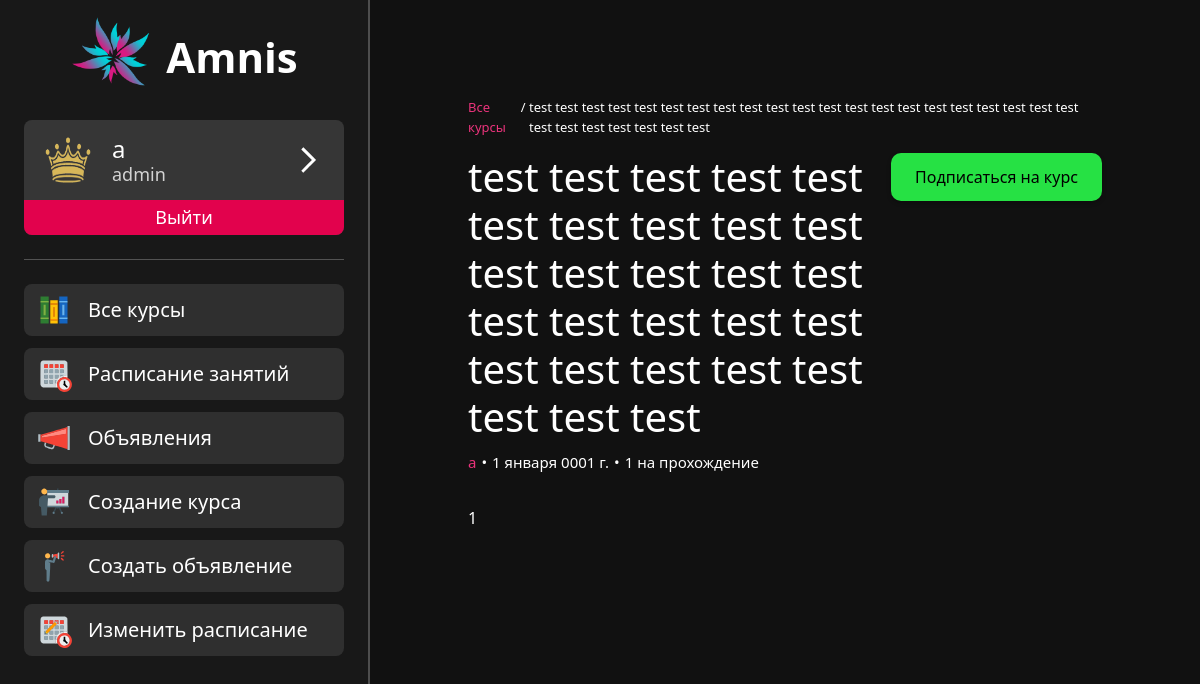
The app's page /course/1 (signed in) with its own data.
### main/models.py (models this page shows, shortened)
class ProfileInfo(models.Model):
    class Meta:
        verbose_name = "Профиль"
        verbose_name_plural = "Профили"
    names = ["id", "Логин", "Имя", "Фамилия", "Город", "Email", "BIO", "Фото"]
    login = models.CharField("Login", max_length=150)
    name = models.CharField("Name", max_length=50)
    surname = models.CharField("Surname", max_length=50)
    city = models.CharField("City", max_length=50)
    email = models.EmailField("Email", max_length=50)
    bio = models.CharField("Bio", max_length=300)
    avatar = models.ImageField("Avatar", upload_to='avatars')
    course = models.ManyToManyField(Course)

class Course(models.Model):
    title = models.CharField('Title', max_length=250)
    course_image = models.ImageField('Course image', upload_to="photo_files", null=True, blank=True)
    author_id = models.ForeignKey(User, blank=True, on_delete=models.CASCADE)
    date = models.DateField('Date', blank=True, default=datetime.date(1, 1, 1))
    time_to_read = models.CharField('Time to read', max_length=50)
    description = models.CharField('Description', max_length=500)
    content = models.TextField('Content')
    class Meta:
        verbose_name = "Course"
        verbose_name_plural = "Courses"

### main/views.py (the view)
# urls.py: path('course/<int:course_id>', views.course_view, name='course'),
def course_view(request, course_id):
    courses = Course.objects.all().filter(id=course_id)
    isSubscribed = False
    role = get_role(request.user)
    ava = get_ava(request.user)
    if len(courses):
        course = courses[0]
        profile = ProfileInfo.objects.filter(login=request.user.username)[0]
        if course in profile.course.all():
            isSubscribed = True
        else:
            isSubscribed = False
        course_files = CourseFile.objects.all().filter(course=course)
        return render(request, 'main/course.html', {'course': course, 'course_files': course_files, 'role': role, 'ava': ava, 'isSubscribed': isSubscribed})
    else:
        print('Error. There is no such course to be found.')
        return redirect('all_courses')

### main/views.py (called while the page is built)
def get_role(user):
    template = ""
    if user.is_authenticated:
        if user.is_superuser:
            template = "admin"
        elif user.groups.filter(name='student').exists():
            template = "student"
        elif user.groups.filter(name='author').exists():
            template = "author"
        else:
            template = "None"
    return template

def get_ava(user):
    if user.is_authenticated:
        profiles_ava = ProfileInfo.objects.filter(name=user).get().avatar
        return profiles_ava
    else:
        return ""

### main/templates/main/course.html (shortened to what this page needs)
{% load static %}
<!doctype html>
<html lang="en">
<head>
    <link rel="stylesheet" href="https://cdn.jsdelivr.net/npm/bootstrap@5.2.3/dist/css/bootstrap.min.css">
    <link rel="stylesheet" href="https://cdn.jsdelivr.net/npm/bootstrap-icons@1.10.2/font/bootstrap-icons.css">
    <link rel="stylesheet" href="{% static 'main/css/common.css'%}">
    <link rel="stylesheet" href="{% static 'main/css/course.css'%}">
</head>
<body>
    {% include 'main/navigation.html' %}
    <div class="aside_container">
        <div class="course_body">
            <div class="site_path">
            <p class="site_path">
                <a class="ref" href="{% url 'all_courses'%}">Все курсы</a> &nbsp;/&nbsp;
                <span>{{course.title}}</span>
            </div>
            <div id="course_title_and_action_button">
                <h1 class="course_title">{{course.title}}</h1>
                {% if isSubscribed %}
                    <div class="leave_button"><a class="button1 button1_padding magenta-button" href="{% url 'course_subscription_verification' course_id=course.id command='unsubscribe' %}">Отписаться от курса</a></div>
                {% else %}
                    <div class="leave_button"><a class="button1 button1_padding green-button" href="{% url 'course_subscription_verification' course_id=course.id command='subscribe' %}">Подписаться на курс</a></div>
                {% endif %}
            </div>
            <div class="sub_title">
                <div class="author">{{course.author_id.username}}</div>
                <div class="split_point">•</div>
                <div class="time_to_pass author_and_time_to_pass__time_to_pass">{{course.date}}</div>
                <div class="split_point">•</div>
                <div class="time_to_pass author_and_time_to_pass__time_to_pass">{{course.time_to_read}} на прохождение</div>
            </div>
            {{course.content|safe}}
        </div>
    </div>
</body>
</html>

### main/templates/main/navigation.html (shortened to what this page needs)
{% load static %}
<aside class="navigation_sidebar">
    <link rel="stylesheet" href="{% static 'main/css/navigation.css'%}">
    <a href="/" style="color: white; text-decoration: none;">
        <div id="logo_holder">
            <img src="{% static 'main/img/logo.png' %}" alt="logo">
            <span id="logo_desc">Amnis</span>
        </div>
    </a>
    {% if user.is_authenticated %}
        <div id="user_card">
            <div id="user_preview">
                <img id="ava" src="/media/{{ava}}">
                <div id="user_info">
                    <h4 id="user_id">{{user}}</h4>
                    <h5 id="user_role">{{role}}</h5>
                </div>
                <a id="to_profile" href="{% url 'profile' %}"><img id="to_profile_img" src="/static/main/img/arrow.svg"></a>
            </div>
            <a id="logout" href="{% url 'logout' %}">Выйти</a>
        </div>
    {% endif %}
    <hr>
    <div class="navigation_list">
        <a class="navigation_list_ref" href="{% url 'all_courses' %}">
            <div class="nav_list_sect">
                <img class="nav_sect_img" src="/static/main/img/all_courses.svg">
                <h5>Все курсы</h5>
            </div>
        </a>
        <a class="navigation_list_ref" href="{% url 'timetable' %}">
            <div class="nav_list_sect">
                <img class="nav_sect_img" src="/static/main/img/timetable.svg">
                <h5>Расписание занятий</h5>
            </div>
        </a>
        <a class="navigation_list_ref" href="{% url 'announcements' %}">
            <div class="nav_list_sect">
                <img class="nav_sect_img" src="/static/main/img/announcements.svg">
                <h5>Объявления</h5>
            </div>
        </a>
        <a class="navigation_list_ref" href="{% url 'course_change' command='add' course_id=0 %}">
            <div class="nav_list_sect">
                <img class="nav_sect_img" src="/static/main/img/course_create.svg">
                <h5>Создание курса</h5>
            </div>
        </a>
        <a class="navigation_list_ref" href="{% url 'announcements_create' %}">
            <div class="nav_list_sect">
                <img class="nav_sect_img" src="/static/main/img/announcements_create.svg">
                <h5>Создать объявление</h5>
            </div>
        </a>
        <a class="navigation_list_ref" href="{% url 'timetable_edit' %}">
            <div class="nav_list_sect">
                <img class="nav_sect_img" src="/static/main/img/edit_timetable.svg">
                <h5>Изменить расписание</h5>
            </div>
        </a>
    </div>
</aside>

### main/static/main/css/common.css (style rules this page uses)
:root { --white-color: #ffffff; --white-color-hover: #dddddd; --white-color-active: #aaaaaa; --add-green-color: #26e144; --add-green-color-hover: #23cc3f; --add-green-color-active: #1eb337; --cyan-color: #75fbf6; --cyan-color-hover: #02e3dc; --cyan-color-active: #00bfb9; --magenta-color: #ea337b; --magenta-color-hover: #cc2d6d; --magenta-color-active: #b3275f; --dark-white9-color: #999999; --darkgrey2-color: #222222; --darkgrey-color: #333333; --darkgrey-color-hover: #2b2b2b; --semi-darkgrey-color: #414141; --dark-cyan-color: #173f4c; --error-red-color: #ff5757; }
html, body { padding: 0; margin: 0; width: 100%; height: 100%; background-color:#111111; color: white; }
.green-button { background-color: var(--add-green-color); }
.button1 { padding: 5px 80px 5px 80px; border-radius: 10px; cursor: pointer; color: black; text-decoration: none; border-style: none; box-shadow: 0px 2px 4px rgba(0, 0, 0, 0.3); }
.split_point { margin: 0 5px 0 5px; }
.aside_container { margin-left: var(--navigation-offset); padding: 48px; }

### main/static/main/css/course.css (style rules this page uses)
html, body { padding: 0; margin: 0; width: 100%; height: 100%; background-color:#111111; color: white; }
.course_body { display: flex; padding: 50px; flex-direction: column; }
.ref { color: #75b6e7; }
.leave_button { display: flex; width: 100%; justify-content: right; }
.site_path { display: flex; font-size: 13px; }
.author { color: var(--magenta-color); }
.sub_title { display: flex; margin-top: 10px; margin-bottom: 32px; font-size: 15px; }
.course_title { margin: 0; }
.ref { color: var(--magenta-color); text-decoration: none; }
#course_title_and_action_button { display: flex; flex-direction: row; justify-content: space-between; }
.button1 { display: inline-flex; align-items: center; height: 48px; padding: 12px 24px; white-space: nowrap; }

### main/static/main/css/navigation.css (style rules this page uses)
:root { --navigation-width: 320px; --horizontal-padding: 24px; --border-width: 2px; --navigation-offset: calc(var(--navigation-width) + 2*var(--horizontal-padding) + var(--border-width)); }
.navigation_sidebar { position: fixed; background: #181818; width: var(--navigation-width); padding: 16px var(--horizontal-padding); height: 100%; color: white; border-right: var(--border-width) solid #4d4d4d; box-sizing: content-box; }
.navigation_list { padding: 0; box-sizing: content-box; height: 100%; margin-top: 24px; }
.navigation_list_ref { text-decoration: none; }
.nav_list_sect { display: flex; flex-direction: row; background-color: #2f2f2f; border-radius: 8px; padding: 8px 12px; align-items: center; margin-bottom: 12px; }
.nav_list_sect h5 { color: white; margin: 0; }
.nav_sect_img { width: 36px; height: 36px; margin-right: 16px; }
#logo_holder { display: flex; flex-direction: row; align-items: center; justify-content: center; margin-bottom: 24px; }
#logo_holder img { width: 80px; }
#logo_desc { font-size: 42px; margin-left: 16px; font-weight: bold; }
#anon_card, #user_card { display: flex; flex-direction: column; background-color: #363636; border-radius: 8px; margin-bottom: 24px; }
#anon_ava, #ava { width: 56px; height: 56px; margin-right: 16px; }
#anon_preview, #user_preview { display: flex; align-items: center; padding: 12px 16px; }
#anon_id, #user_id { font-size: 24px; margin: 0; color: white; }
#to_login, #to_reg, #logout { padding: 4px 8px; font-size: 18px; text-align: center; cursor: pointer; color: white; text-decoration: none; }
#to_reg, #logout { background-color: #c51a3f; border-radius: 0 0 8px 8px; }
#logout { background-color: #e2024d; }
#to_profile { margin-left: auto; }
#to_profile_img { width: 32px; height: 32px; }
#to_profile:not(hover) { transform: translateX(-4px); transition: .5s; }
#user_info { display: flex; flex-direction: column; }
#user_role { font-size: 18px; margin: 0; color: lightgray; }

### records on screen
ProfileInfo: avatar (picture)
Course: title "test test test test test test test test test test test test test test test test test test test test test test test test test test test test", author_id.username "a", date "1 января 0001 г.", time_to_read "1", content "1"

### other values on screen
{{ user }} "a"
{{ role }} "admin"
